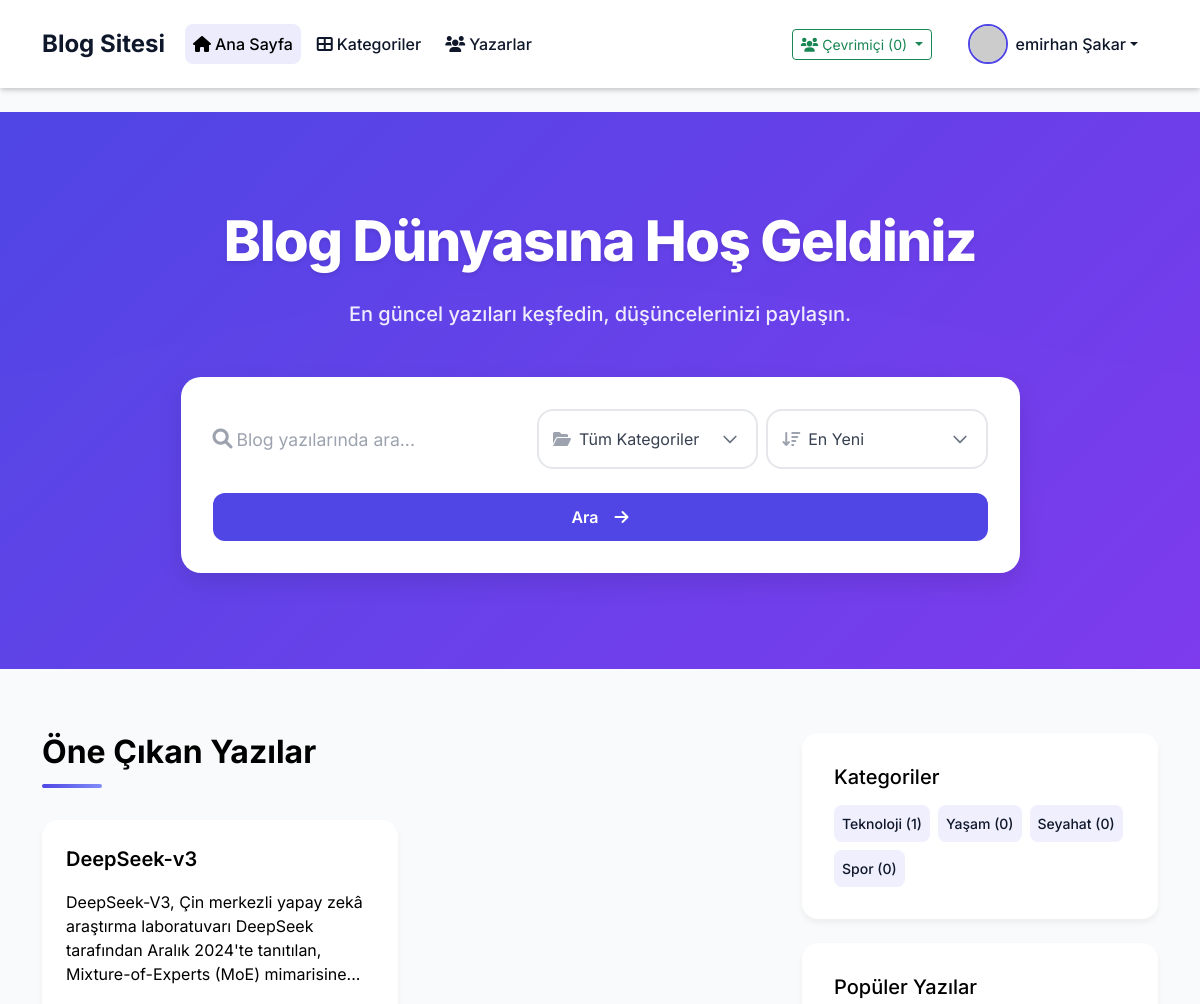
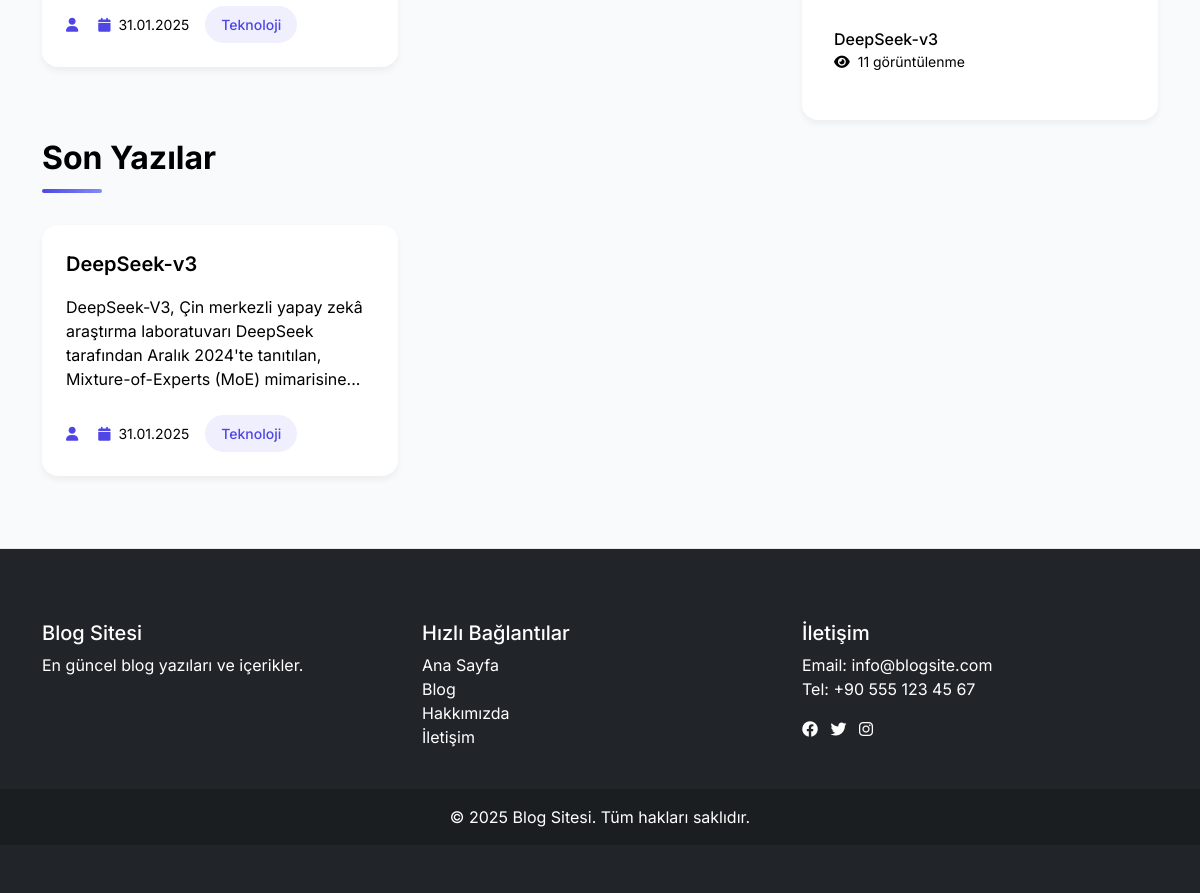
The app's page / (signed in) with its own data (2 pictures, top to bottom).
### tables this page shows
CREATE TABLE `blog_yazilar` (
  `id` int(11) NOT NULL AUTO_INCREMENT,
  `baslik` varchar(255) NOT NULL,
  `seo_url` varchar(255) DEFAULT NULL,
  `icerik` text NOT NULL,
  `meta_aciklama` text DEFAULT NULL,
  `ozet` text DEFAULT NULL,
  `kategori_id` int(11) DEFAULT NULL,
  `yazar_id` int(11) DEFAULT NULL,
  `resim_url` varchar(255) DEFAULT NULL,
  `slug` varchar(255) NOT NULL,
  `goruntulenme` int(11) DEFAULT 0,
  `durum` enum('taslak','yayinda') DEFAULT 'taslak',
  `tarih` timestamp NOT NULL DEFAULT current_timestamp(),
  `guncelleme_tarihi` timestamp NOT NULL DEFAULT current_timestamp() ON UPDATE current_timestamp(),
  `kapak_resmi` varchar(255) DEFAULT NULL,
  `one_cikar` tinyint(1) NOT NULL DEFAULT 0,
  PRIMARY KEY (`id`),
  UNIQUE KEY `seo_url` (`seo_url`),
  KEY `kategori_id` (`kategori_id`),
  CONSTRAINT `blog_yazilar_ibfk_1` FOREIGN KEY (`kategori_id`) REFERENCES `kategoriler` (`id`) ON DELETE SET NULL
);

CREATE TABLE `kategoriler` (
  `id` int(11) NOT NULL AUTO_INCREMENT,
  `sira` int(11) DEFAULT 0,
  `kategori_adi` varchar(100) NOT NULL,
  `seo_url` varchar(255) DEFAULT NULL,
  `slug` varchar(100) NOT NULL,
  `created_at` timestamp NOT NULL DEFAULT current_timestamp(),
  `aciklama` text DEFAULT NULL,
  `ikon` varchar(50) DEFAULT NULL,
  `olusturan_id` int(11) DEFAULT NULL,
  PRIMARY KEY (`id`),
  UNIQUE KEY `seo_url` (`seo_url`),
  KEY `olusturan_id` (`olusturan_id`),
  CONSTRAINT `kategoriler_ibfk_1` FOREIGN KEY (`olusturan_id`) REFERENCES `kullanicilar` (`id`) ON DELETE SET NULL
);

### index.php (the view, shortened to what this page needs)
<!DOCTYPE html>
<html lang="tr">
<head>
    <link rel="stylesheet" href="css/style.css">
    <link href="https://cdn.jsdelivr.net/npm/bootstrap@5.3.0/dist/css/bootstrap.min.css" rel="stylesheet">
    <link rel="stylesheet" href="https://cdnjs.cloudflare.com/ajax/libs/font-awesome/6.0.0/css/all.min.css">
</head>
<body>
    <?php include 'header.php'; ?>
    <div class="hero-section">
        <div class="container">
            <div class="hero-content text-center">
                <h1 class="hero-title mb-4">Blog Dünyasına Hoş Geldiniz</h1>
                <p class="hero-subtitle mb-5">En güncel yazıları keşfedin, düşüncelerinizi paylaşın.</p>
                <form action="arama.php" method="GET" class="search-form">
                    <div class="search-container">
                        <div class="search-box">
                            <div class="search-row">
                                <div class="search-input-wrapper">
                                    <input type="text"
                                           name="q"
                                           class="search-input"
                                           placeholder="Blog yazılarında ara..."
                                           value="<?php echo isset($_GET['q']) ? htmlspecialchars($_GET['q']) : ''; ?>"
                                           autocomplete="off"
                                           id="searchInput">
                                </div>
                                <div class="search-filters">
                                    <div class="filter-item">
                                        <select name="kategori" class="filter-select">
                                            <option value="">Tüm Kategoriler</option>
                                        </select>
                                    </div>
                                    <div class="filter-item">
                                        <select name="sirala" class="filter-select">
                                            <option value="tarih_yeni">En Yeni</option>
                                        </select>
                                    </div>
                                </div>
                            </div>
                            <button type="submit" class="search-button">
                                <span>Ara</span>
                                <i class="fas fa-arrow-right ms-2"></i>
                            </button>
                        </div>
                    </div>
                </form>
            </div>
        </div>
    </div>
    <div class="container">
        <div class="row">
            <div class="col-lg-8">
                <section class="featured-posts">
                    <h2 class="section-title">Öne Çıkan Yazılar</h2>
                    <div class="row">
                        <?php
                        $sql = "SELECT b.*, k.kategori_adi, u.ad_soyad as yazar_adi
                                FROM blog_yazilar b
                                LEFT JOIN kategoriler k ON b.kategori_id = k.id
                                LEFT JOIN kullanicilar u ON b.yazar_id = u.id
                                WHERE b.durum = 'yayinda'
                                ORDER BY b.goruntulenme DESC
                                LIMIT 6";
                        $featured_posts = $conn->query($sql);
                        while ($post = $featured_posts->fetch_assoc()):
                        ?>
                        <div class="col-md-6 mb-4">
                            <article class="post-card">
                                <div class="post-content">
                                    <a href="yazi.php?id=<?php echo $post['id']; ?>" class="post-title">
                                        <?php echo htmlspecialchars($post['baslik']); ?>
                                    </a>
                                    <p class="post-excerpt">
                                        <?php echo substr(strip_tags($post['icerik']), 0, 150) . '...'; ?>
                                    </p>
                                    <div class="post-meta">
                                        <span>
                                            <i class="fas fa-user me-1"></i>
                                        </span>
                                        <span>
                                            <i class="fas fa-calendar me-1"></i>
                                            <?php echo date('d.m.Y', strtotime($post['tarih'])); ?>
                                        </span>
                                        <a href="kategori.php?id=<?php echo $post['kategori_id']; ?>"
                                           class="category-badge">
                                            <?php echo htmlspecialchars($post['kategori_adi']); ?>
                                        </a>
                                    </div>
                                </div>
                            </article>
                        </div>
                        <?php endwhile; ?>
                    </div>
                </section>
                <section class="latest-posts">
                    <h2 class="section-title">Son Yazılar</h2>
                    <div class="row">
                        <?php
                        $sql = "SELECT b.*, k.kategori_adi, u.ad_soyad as yazar_adi
                                FROM blog_yazilar b
                                LEFT JOIN kategoriler k ON b.kategori_id = k.id
                                LEFT JOIN kullanicilar u ON b.yazar_id = u.id
                                WHERE b.durum = 'yayinda'
                                ORDER BY b.tarih DESC
                                LIMIT 6";
                        $latest_posts = $conn->query($sql);
                        while ($post = $latest_posts->fetch_assoc()):
                        ?>
                        <div class="col-md-6 mb-4">
                            <article class="post-card">
                                <div class="post-content">
                                    <a href="yazi.php?id=<?php echo $post['id']; ?>" class="post-title">
                                        <?php echo htmlspecialchars($post['baslik']); ?>
                                    </a>
                                    <p class="post-excerpt">
                                        <?php echo substr(strip_tags($post['icerik']), 0, 150) . '...'; ?>
                                    </p>
                                    <div class="post-meta">
                                        <span>
                                            <i class="fas fa-user me-1"></i>
                                        </span>
                                        <span>
                                            <i class="fas fa-calendar me-1"></i>
                                            <?php echo date('d.m.Y', strtotime($post['tarih'])); ?>
                                        </span>
                                        <a href="kategori.php?id=<?php echo $post['kategori_id']; ?>"
                                           class="category-badge">
                                            <?php echo htmlspecialchars($post['kategori_adi']); ?>
                                        </a>
                                    </div>
                                </div>
                            </article>
                        </div>
                        <?php endwhile; ?>
                    </div>
                </section>
            </div>
            <div class="col-lg-4">
                <div class="category-section mb-4">
                    <h3 class="h5 mb-3">Kategoriler</h3>
                    <div class="category-list">
                        <?php
                        $sql = "SELECT k.*, COUNT(b.id) as yazi_sayisi
                                FROM kategoriler k
                                LEFT JOIN blog_yazilar b ON k.id = b.kategori_id
                                GROUP BY k.id
                                ORDER BY yazi_sayisi DESC";
                        $kategoriler = $conn->query($sql);
                        while ($kategori = $kategoriler->fetch_assoc()):
                        ?>
                        <a href="kategori.php?id=<?php echo $kategori['id']; ?>" class="category-badge">
                            <?php echo htmlspecialchars($kategori['kategori_adi']); ?>
                            (<?php echo $kategori['yazi_sayisi']; ?>)
                        </a>
                        <?php endwhile; ?>
                    </div>
                </div>
                <div class="popular-posts">
                    <h3 class="h5 mb-3">Popüler Yazılar</h3>
                    <?php
                    $sql = "SELECT b.*, k.kategori_adi, u.ad_soyad as yazar_adi
                            FROM blog_yazilar b
                            LEFT JOIN kategoriler k ON b.kategori_id = k.id
                            LEFT JOIN kullanicilar u ON b.yazar_id = u.id
                            WHERE b.durum = 'yayinda'
                            ORDER BY b.goruntulenme DESC
                            LIMIT 5";
                    $popular_posts = $conn->query($sql);
                    while ($post = $popular_posts->fetch_assoc()):
                    ?>
                    <div class="popular-post-item">
                        <div class="popular-post-content">
                            <a href="yazi.php?id=<?php echo $post['id']; ?>" class="popular-post-title">
                                <?php echo htmlspecialchars($post['baslik']); ?>
                            </a>
                            <div class="popular-post-meta">
                                <span>
                                    <i class="fas fa-eye me-1"></i>
                                    <?php echo number_format($post['goruntulenme']); ?> görüntülenme
                                </span>
                            </div>
                        </div>
                    </div>
                    <?php endwhile; ?>
                </div>
            </div>
        </div>
    </div>
    <?php include 'footer.php'; ?>
</body>
</html>

### css/style.css (style rules this page uses)
:root { --primary-color: #3B82F6; --secondary-color: #9B2C2C; --accent-color: #4F46E5; --text-color: #1F2937; --text-light: #6B7280; --gray-100: #F3F4F6; --gray-200: #E5E7EB; --gray-800: #1F2937; --white: #FFFFFF; --card-shadow: 0 4px 6px -1px rgba(0, 0, 0, 0.1), 0 2px 4px -1px rgba(0, 0, 0, 0.06); }
body { font-family: 'Inter', system-ui, -apple-system, sans-serif; color: var(--text-color); line-height: 1.6; background-color: var(--gray-100); }
.hero-section { background: linear-gradient(135deg, var(--primary-color), var(--secondary-color)) !important; }
.category-list { list-style: none; padding: 0; }
.category-list a { color: var(--text-color); text-decoration: none; display: flex; justify-content: space-between; align-items: center; padding: 0.5rem; border-radius: 0.5rem; transition: all 0.3s ease; }
.search-box { background: var(--white); border-radius: 1rem; padding: 1.5rem; box-shadow: var(--card-shadow); }
a { color: var(--primary-color); transition: color 0.3s ease; }

### header.php (style rules this page uses)
:root { --primary-color: #4f46e5; --secondary-color: #7c3aed; --accent-color: #818cf8; --background-color: #f8fafc; --text-color: #0f172a; --light-text: #64748b; --card-bg: #ffffff; --border-color: #e2e8f0; --hover-color: #6366f1; --gradient-start: #4f46e5; --gradient-end: #7c3aed; }

### records on screen
blog_yazilar: baslik "DeepSeek-v3", icerik "DeepSeek-V3, Çin merkezli yapay zekâ araştırma laboratuvarı DeepSeek tarafından Aralık 2024'te tanıtılan, Mixture-of-Experts (MoE) mimarisine", tarih "31.01.2025", kategori.kategori_adi "Teknoloji", goruntulenme "11"
kategoriler: kategori_adi "Teknoloji", yazi_sayisi "1"
kategoriler: kategori_adi "Yaşam", yazi_sayisi "0"
kategoriler: kategori_adi "Seyahat", yazi_sayisi "0"
kategoriler: kategori_adi "Spor", yazi_sayisi "0"

### other values on screen
cevrimici_kullanici_sayisi() "0"
$_SESSION['ad_soyad'] "emirhan Şakar"
